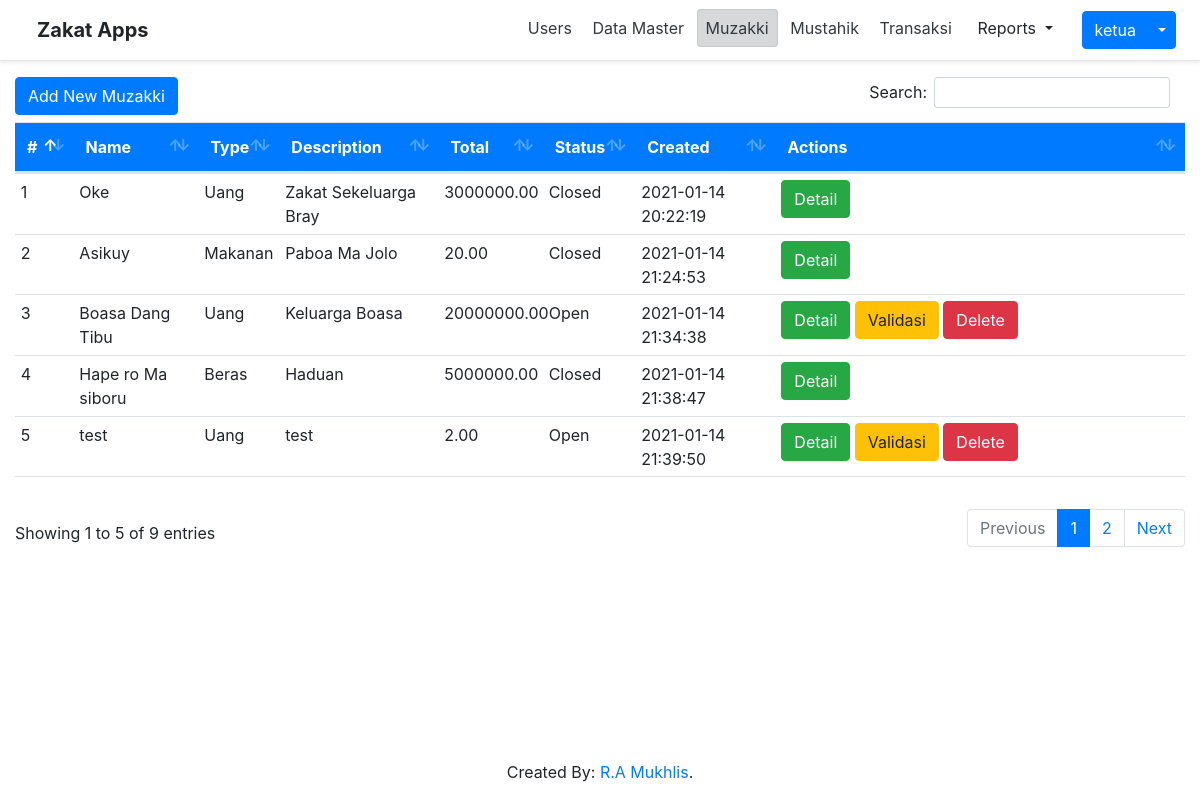
Screenshot of /index.php?page=muzakki (signed in) with the database file from the repository.
### tables this page shows
CREATE TABLE `muzakki` (
  `id` int(11) NOT NULL,
  `name` varchar(75) NOT NULL,
  `phone_number` varchar(25) NOT NULL,
  `type` varchar(25) NOT NULL,
  `receive_type` varchar(25) NOT NULL,
  `receive_date` datetime DEFAULT NULL,
  `master_id` int(11) NOT NULL,
  `description` varchar(512) NOT NULL,
  `qty` int(11) NOT NULL,
  `total` decimal(16,2) NOT NULL,
  `grand_total` decimal(16,2) NOT NULL,
  `is_validated` tinyint(1) NOT NULL DEFAULT 0,
  `status` varchar(10) NOT NULL,
  `created_by` int(11) NOT NULL,
  `created_date` datetime NOT NULL DEFAULT current_timestamp(),
  `updated_by` int(11) DEFAULT NULL,
  `updated_date` datetime DEFAULT NULL,
  `is_deleted` tinyint(1) NOT NULL DEFAULT 0
);

### muzakki/index.php (the view, shortened to what this page needs)
<a
    href='index.php?page=muzakki&action=form'
    class="btn btn-primary"
    style='float: left;'
>
    Add New Muzakki
</a>
<table
    class="table"
>
  <thead>
    <tr>
    <th
    style='width: 5%'
    >
        #
      </th>
      <th>Name</th>
      <th>Type</th>
      <th>Description</th>
      <th>Total</th>
      <th>Status</th>
      <th>Created</th>
      <th
        style='width: 35%'
      >
        Actions
    </th>
  </tr>
  </thead>
  <tbody>
      <?php
            $query = "
                SELECT * FROM muzakki WHERE is_deleted = 0";
            $datas = $conn->query($query);
            if ($datas->num_rows > 0):
                $i = 0;
                while ($row = $datas->fetch_assoc()):
                    $i++;
      ?>
                <tr>
                    <td scope="row">
                        <?php echo $i ?>
                    </td>
                    <td>
                        <?php echo $row['name'] ?>
                    </td>
                    <td>
                        <?php echo $row['type'] ?>
                    </td>
                    <td>
                        <?php echo $row['description'] ?>
                    </td>
                    <td>
                        <?php echo $row['grand_total'] ?>
                    </td>
                    <td>
                        <?php echo $row['status'] ?>
                    </td>
                    <td>
                        <?php echo $row['created_date'] ?>
                    </td>
                    <td>
                        <a href='index.php?page=muzakki&action=detail&id=<?php echo $row["id"]; ?>' class="btn btn-success">
                            Detail
                        </a>
                        <?php
                            if(in_array($row['status'], array('Open', 'Pickup'))):
                        ?>
                            <a href='index.php?page=muzakki&action=form&id=<?php echo $row["id"]; ?>' class="btn btn-warning">
                                Validasi
                            </a>
                            <button
                                data-id='<?php echo $row["id"]; ?>'
                                data-description='<?php echo $row["description"]; ?>'
                                class="btnDelete btn btn-danger"
                            >
                                Delete
                            </button>
                        <?php
                            endif;
                        ?>
                    </td>
                </tr>
        <?php
                endwhile;
            endif;
        ?>
  </tbody>
  <tfoot>
    <tr>
        <th colspan='8'></th>
    </tr>
  </tfoot>
</table>

### index.php (shortened to what this page needs)
<!DOCTYPE html>
<html lang="en">
  <head>
      <link href="assets/css/bootstrap.min.css" rel="stylesheet" />
      <link href="assets/css/dataTables.bootstrap4.min.css" rel="stylesheet">
      <link href='assets/css/loading.css' rel='stylesheet' />
      <link href='assets/css/table.css' rel='stylesheet' />
      <link href='assets/css/select2.min.css' rel='stylesheet' />
  </head>
  <body style='overflow: hidden;'>
      <?php
        require "layouts/header.php";
        $page = isset($_GET['page']) ? $_GET['page'] : 'home';
        $actions = isset($_GET['action']) ? $_GET['action'] : 'index';
      ?>
      <main id="main" class="container-fluid">
        <?php
          if (
            isset($_SESSION['user_logged_in'])
            ||
            ($page == "muzakki" && $actions == "form")
          ) {
            require $page . '/'. $actions . '.php';
          }else {
            Header('Location: login.php');
          }
        ?>
      </main>
      <?php
        require "layouts/footer.php";
      ?>
  </body>
</html>

### layouts/header.php (shortened to what this page needs)
<?php
  $page = isset($_GET['page']) ? $_GET['page'] : '';
  $user = isset($_SESSION['user_logged_in']) ? $_SESSION['user_logged_in'] : null;
  $username = isset($user['username']) ? $user['username'] : '';
  $activeMenuClass = "alert alert-dark";
?>
<header class="
  d-flex flex-column
  flex-md-row
  align-items-center
  p-2
  px-md-4
  mb-3
  border-bottom
  shadow-sm"
>
  <a
     href='index.php'
     class="btn my-0 mr-md-auto"
     style='font-size: 15pt; font-weight: bold;'
  >
    Zakat Apps
  </a>
  <?php
   if($user):
  ?>
  <nav class="my-2 my-md-0 mr-md-3">
    <a class="p-2 text-dark <?php if ($page == 'users'){ echo $activeMenuClass; } ?> " href="index.php?page=users">Users</a>
    <a class="p-2 text-dark <?php if ($page == 'masters'){ echo $activeMenuClass; } ?>" href="index.php?page=masters">Data Master</a>
    <a class="p-2 text-dark <?php if ($page == 'muzakki'){ echo $activeMenuClass; } ?>" href="index.php?page=muzakki">Muzakki</a>
    <a class="p-2 text-dark <?php if ($page == 'mustahik'){ echo $activeMenuClass; } ?>" href="index.php?page=mustahik">Mustahik</a>
    <a class="p-2 text-dark <?php if ($page == 'transactions'){ echo $activeMenuClass; } ?>" href="index.php?page=transactions">Transaksi</a>
    <button class="btn dropdown-toggle mb-1" type="button" id="dropdownReport" data-toggle="dropdown" aria-haspopup="true" aria-expanded="false">
      Reports
    </button>
  </nav>
  <div class="btn-group">
    <button type="button" class="btn btn-primary">
      <?php echo $username; ?>
    </button>
    <button type="button" class="btn btn-primary dropdown-toggle dropdown-toggle-split" data-toggle="dropdown" aria-haspopup="true" aria-expanded="false">
    </button>
  </div>
  <?php
    endif;
  ?>
</header>

### layouts/footer.php
<footer class="mt-auto fixed-bottom" style='text-align: center; z-index: -1'>
    <p>Created By:<a href="#"> R.A Mukhlis</a>.</p>
</footer>

### assets/css/table.css (style rules this page uses)
table.dataTable thead tr, .table-blue thead tr { background-color: #007bff; color: white; }
#main { display: none; }
.table tr td { padding: 0.5%; }

### rows the page displays
muzakki: name "Oke", type "Uang", description "Zakat Sekeluarga Bray", grand_total "3000000.00", status "Closed", created_date "2021-01-14 20:22:19"
muzakki: name "Asikuy", type "Makanan", description "Paboa Ma Jolo", grand_total "20.00", status "Closed", created_date "2021-01-14 21:24:53"
muzakki: name "Boasa Dang Tibu", type "Uang", description "Keluarga Boasa", grand_total "20000000.00", status "Open", created_date "2021-01-14 21:34:38"
muzakki: name "Hape ro Ma siboru", type "Beras", description "Haduan", grand_total "5000000.00", status "Closed", created_date "2021-01-14 21:38:47"
muzakki: name "test", type "Uang", description "test", grand_total "2.00", status "Open", created_date "2021-01-14 21:39:50"

### other values shown
$username "ketua"
